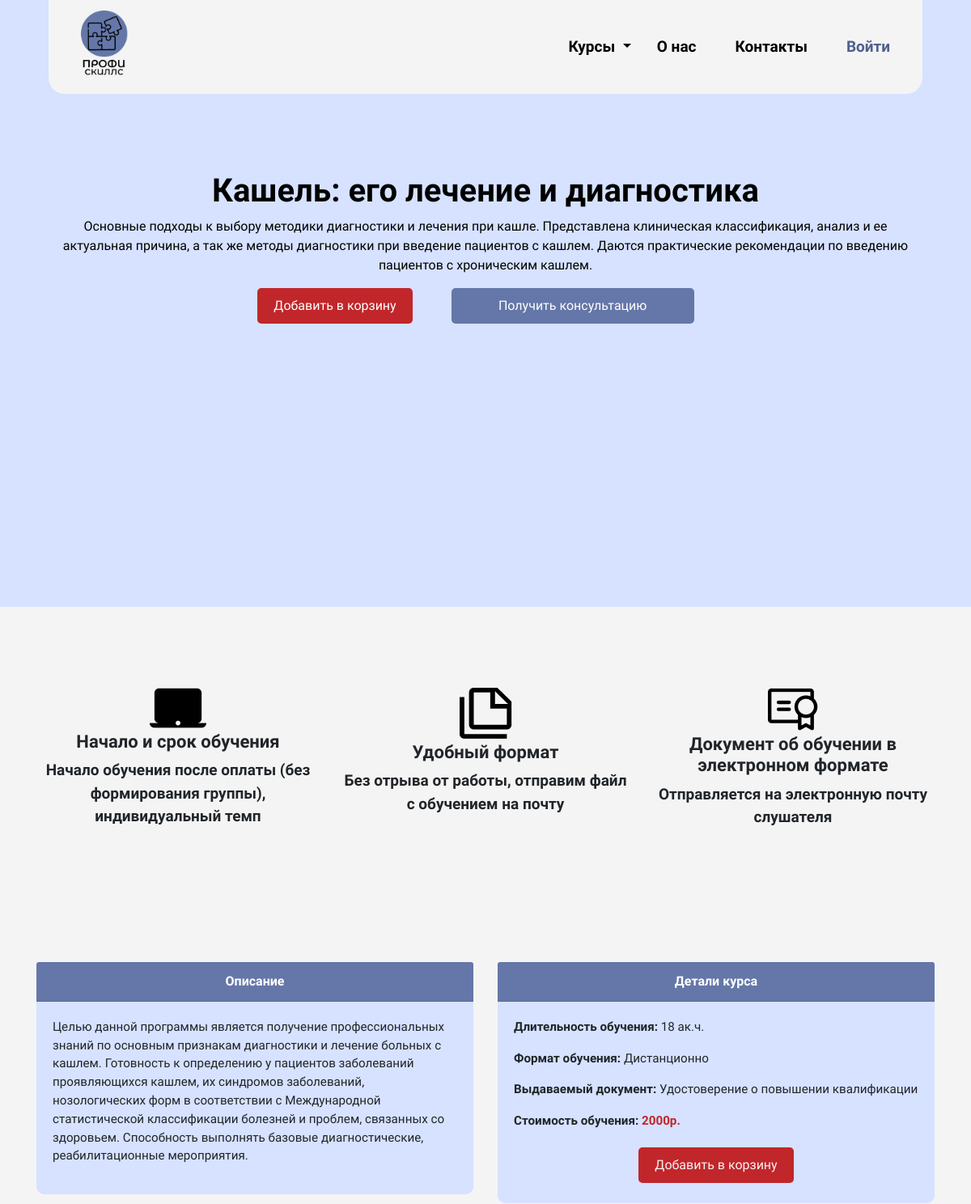
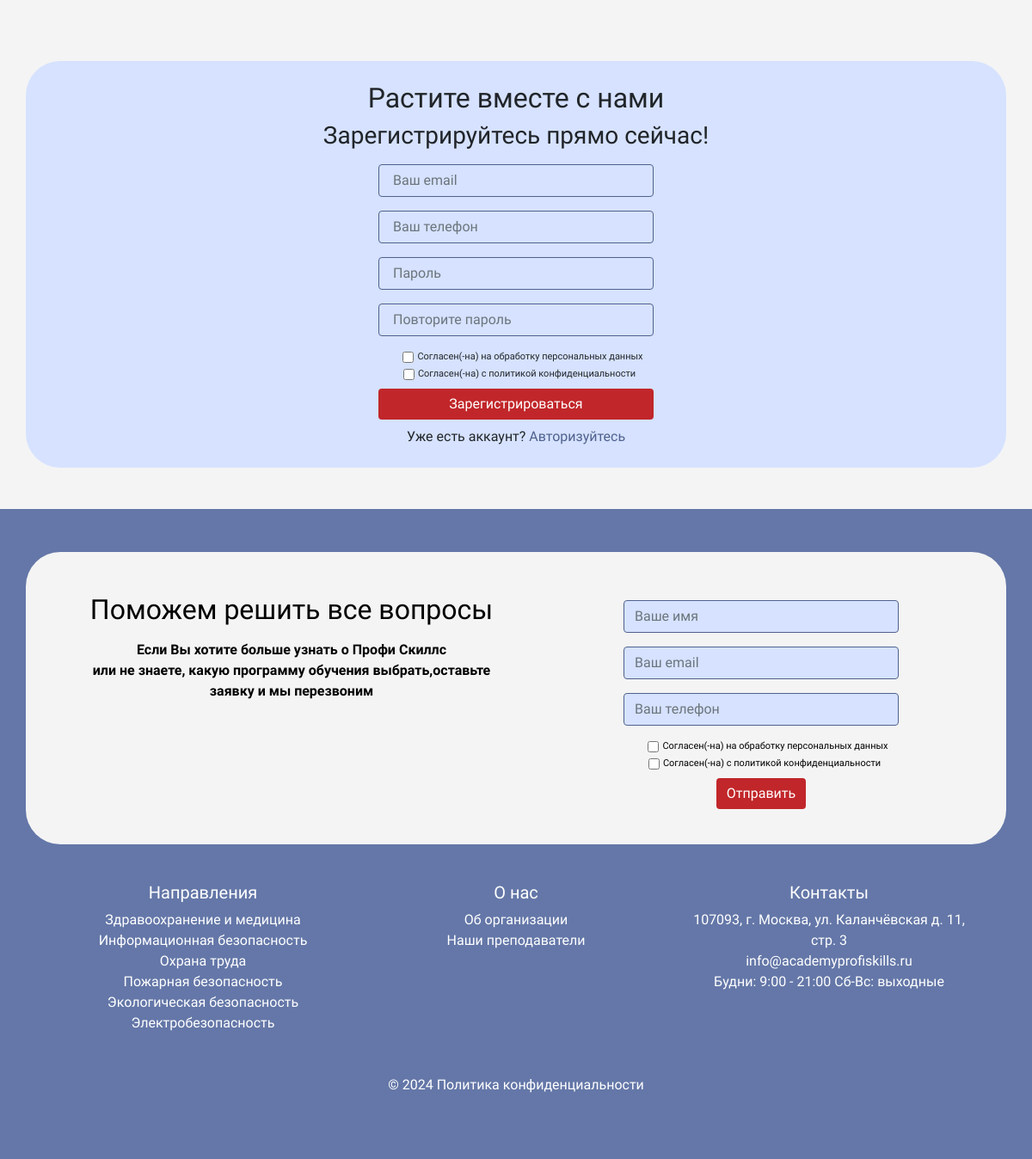
Page /1/kashel-ego-lechenie-i-diagnostika/ on the committed database (2 pictures, top to bottom).
### profi_main/models.py (models this page shows, shortened)
class Product(models.Model):
    category = models.ForeignKey(Category, related_name='products',on_delete=models.CASCADE)
    name = models.CharField(max_length=200, db_index=True)
    slug = models.SlugField(max_length=200, db_index=True)
    image = models.ImageField(upload_to='products/%Y/%m/%d', blank=True)
    description = models.TextField(blank=True)
    description2 = models.TextField(blank=True)
    price = models.DecimalField(max_digits=10, decimal_places=2)
    time_prog = models.PositiveIntegerField()
    pdf = models.FileField(upload_to='pdf/%Y/%m/%d', blank=True)
    available = models.BooleanField(default=True)
    created = models.DateTimeField(auto_now_add=True)
    updated = models.DateTimeField(auto_now=True)
    class Meta:
        verbose_name = 'Курс'
        verbose_name_plural = 'Курсы'
        ordering = ('name',)
        index_together = (('id', 'slug'),)

class Category(models.Model):
    name = models.CharField(max_length=200, db_index=True)
    slug = models.SlugField(max_length=200, db_index=True, unique=True)
    class Meta:
        ordering = ('name',)
        verbose_name = 'Категория'
        verbose_name_plural = 'Категории'
    def get_absolute_url(self):
        return reverse('profi_main:product_list_by_category',
            args=[self.slug])

### profi_main/views.py (the view)
# urls.py: re_path(r'^(?P<id>\d+)/(?P<slug>[-\w]+)/$', views.product_detail, name='product_detail'),
def product_detail(request, id, slug):
    cart_product_form = CartAddProductForm()
    product = get_object_or_404(Product, id=id, slug=slug, available=True)
    return render(request, 'market/detail.html', {
        'product': product,
        'cart_product_form': cart_product_form,
    })

### templates/market/detail.html (shortened to what this page needs)
{% extends "base_generic.html" %}
{% load static %}
{% block styles %}
    <link rel="stylesheet" href="{% static 'css/style.css' %}">
{% endblock %}
{% block content %}
<div class="container mt-5 pt-5 mb-5">
    <article class="zagolovok text-center">
        <h1>{{ product.name }}</h1>
        <p>{{ product.description|linebreaksbr }}</p>
    </article>
    <section class="row knopki justify-content-center pr-4">
        {% if not request.user.is_authenticated %}
        <div class="pr-5">
            <form method="post" action="{% url 'authorization:login' %}">
                <button class="btn btn-primary btn-custom" type="submit">Добавить в корзину</button>
            </form>
        </div>
        {%endif%}
        <a href="{% url 'profi_main:index'%}#form_cont" class="btn btn-primary btn-custom2">Получить консультацию</a>
    </section>
{% endblock %}
{% block content2 %}
<section class="features text-center">
    <div class="container">
        <div class="row">
            <div class="col-md-4">
                <img src="{% static 'img/laptop.png' %}" alt="" class="mb-1">
                <h3>Начало и срок обучения</h3>
                <p>Начало обучения после оплаты (без формирования группы), индивидуальный темп</p>
            </div>
            <div class="col-md-4">
                <img src="{% static 'img/format2.png' %}" alt="" class="mb-1">
                <h3>Удобный формат</h3>
                <p>Без отрыва от работы, отправим файл с обучением на почту</p>
            </div>
            <div class="col-md-4">
                <img src="{% static 'img/format.png' %}" alt="" class="mb-1">
                <h3>Документ об обучении в электронном формате</h3>
                <p>Отправляется на электронную почту слушателя</p>
            </div>
        </div>
    </div>
</section>
<section class="container cards mt-5">
    <div class="row">
        <div class="col-md-6 mb-4">
            <div class="card card-custom">
                <div class="card-header card-header-custom">
                    Описание
                </div>
                <div class="card-body card-body-custom">
                    <p>{{ product.description2|linebreaksbr }}</p>
                </div>
            </div>
        </div>
        <div class="col-md-6 mb-4">
            <div class="card card-custom">
                <div class="card-header card-header-custom">
                    Детали курса
                </div>
                <div class="card-body card-body-custom">
                    <p><strong>Длительность обучения:</strong> {{ product.time_prog }} ак.ч.</p>
                    <p><strong>Формат обучения:</strong> Дистанционно</p>
                    <p><strong>Выдаваемый документ:</strong> Удостоверение о повышении квалификации</p>
                    <p><strong>Стоимость обучения:</strong> <span class="price">{{ product.price|floatformat:0 }}р.</span></p>
                    {% if not request.user.is_authenticated %}
                    <div class="card-body-custom2">
                        <form method="post" action="{% url 'authorization:login' %}">
                            <button class="btn btn-primary btn-custom" type="submit">Добавить в корзину</button>
                        </form>
                    </div>
                    {%endif%}
                </div>
            </div>
        </div>
    </div>
</section>
{% endblock %}

### templates/base_generic.html (shortened to what this page needs)
{% load static %}
{% load widget_tweaks %}
<!DOCTYPE html>
<html lang="ru">
<head>
    <link rel="stylesheet" href="{% static 'css/style.css' %}">
    <link href="https://stackpath.bootstrapcdn.com/bootstrap/4.5.2/css/bootstrap.min.css" rel="stylesheet">
</head>
{%block styles%}
{%endblock%}
<body>
        {%block header%}
        <section class="hero">
            <section class="container">
                <header class="mb-0">
                    <div class="container">
                        <nav class="navbar navbar-expand-lg navbar-light">
                            <a class="navbar-brand"  href="{% url 'profi_main:index' %}">
                                <img src="{% static 'img/logo.png' %}" alt="Logo" class="ml-4 mr-5">
                            </a>
                            <div class="collapse navbar-collapse" id="navbarNav">
                                <ul class="navbar-nav ml-auto">
                                    <li class="nav-item dropdown">
                                        <a class="nav-link dropdown-toggle pl-3" style="color: black;" href="#" id="navbarDropdownMenuLink" role="button" data-toggle="dropdown" aria-haspopup="true" aria-expanded="false">
                                            Курсы
                                        </a>
                                    </li>
                                    <li class="nav-item pl-3 pr-3"><a style="color: black;" href="{% url 'profi_main:about' %}" class="nav-link">О нас</a></li>
                                    <li class="nav-item ml-3 pr-3"><a style="color: black;" href="{% url 'profi_main:contacts' %}" class="nav-link">Контакты</a></li>
                                    {% if not request.user.is_authenticated %}
                                        <li class="nav-item pl-3 pr-3"><a style='color:#4F618D' href="{% url 'authorization:login' %}" class="nav-link">Войти</a></li>
                                        {% endif%}
                                </ul>
                            </div>
                        </nav>
                    </div>
                </header>
                {%block content%}
                {%endblock%}
                {%endblock%}
            </section>
        </section>
        {%block content2%}
        {%endblock%}
        {%block reg%}
        {% if not request.user.is_authenticated %}
        <section class="text-center mb-5"   id="registration-form">
            <div class="container cta mb-5 mt-5">
                <h2 class="pt-4">Растите вместе с нами</h2>
                <h3 class="pb-2">Зарегистрируйтесь прямо сейчас!</h3>
                <form method="post" class="form-inline flex-column" action="{% url 'register' %}">
                    <div class="form-group mb-3 mx-auto">
                        {{ register_form.email|add_class:"form-control"|attr:"style: width:320px;border: #4F618D 1px solid;"|attr:"placeholder: Ваш email" }}
                    </div>
                    <div class="form-group mb-3 mx-auto">
                        {{ register_form.phone_number|add_class:"form-control"|attr:"style: width:320px;border: #4F618D 1px solid;"|attr:"placeholder: Ваш телефон" }}
                    </div>
                    <div class="form-group mb-3 mx-auto">
                        {{ register_form.password1|add_class:"form-control"|attr:"style: width:320px;border: #4F618D 1px solid;"|attr:"placeholder: Пароль" }}
                    </div>
                    <div class="form-group mb-3 mx-auto">
                        {{ register_form.password2|add_class:"form-control"|attr:"style: width:320px;border: #4F618D 1px solid;"|attr:"placeholder: Повторите пароль" }}
                    </div>
                    <div class="form-check mb-1 pl-3" style="font-size:11px;font-weight: 500;">
                        <input class="form-check-input" type="checkbox" value="" id="consent7" required>
                        <label class="form-check-label" for="consent7">
                            Согласен(-на) на обработку персональных данных
                        </label>
                    </div>
                    <div class="form-check mb-2 ml-2" style="font-size:11px;font-weight: 500;">
                        <input class="form-check-input" type="checkbox" value="" id="consent7" required>
                        <label class="form-check-label" for="consent7">
                            Согласен(-на) с политикой конфиденциальности
                        </label>
                    </div>
                    <div class="form-group mx-auto mb-2">
                        <button type="submit" class="btn btn-primary" style="width: 320px;">Зарегистрироваться</button>
                    </div>
                </form>
                <div class="form-group mb-5 mx-auto">
                    <p class="pb-4 mb-5"  style="font-weight: 500;">Уже есть аккаунт? <a class="mb-4" style="color: #4F618D;font-weight: 500;" href="{% url 'authorization:login' %}">Авторизуйтесь</a></p>
            </div>
            </div>
        </section>
    {% endif %}
    {%endblock%}
{%block footer%}
    <footer class="footer mt-3">
        <div class="container text-center ">
            <section class="cta2 text-center row" >
                <div class="text-container col-lg-6 col-md-12 col-sm-12">
                    <h2 class="mt-5 pl-lg-5">Поможем решить все вопросы</h2>
                    <p class="pl-lg-5 pt-2">Если Вы хотите больше узнать о Профи Скиллс<br> или не знаете, какую программу обучения выбрать,оставьте заявку и мы перезвоним</p>
                </div>
                <div class="form-container col-lg-6 col-md-12 col-sm-12 mt-2">
                    <form method="POST" class="form-inline flex-column" action="{% url 'contact' %}">
                        <div class="form-group mt-5 mb-3 mt-2 mx-auto">
                            {{ contact_form.name }}
                        </div>
                        <div class="form-group mb-3 mx-auto">
                            {{ contact_form.email }}
                        </div>
                        <div class="form-group mb-3 mx-auto">
                            {{ contact_form.phone_number }}
                        </div>
                        <div class="form-check mb-1 pl-3" style="font-size:11px;font-weight: 500;">
                            <input class="form-check-input" type="checkbox" value="" id="consent6" required>
                            <label class="form-check-label" for="consent6">
                                Согласен(-на) на обработку персональных данных
                            </label>
                        </div>
                        <div class="form-check mb-2  ml-2" style="font-size:11px;font-weight: 500;">
                            <input class="form-check-input" type="checkbox" value="" id="consent5" required>
                            <label class="form-check-label" for="consent5">
                                Согласен(-на) с политикой конфиденциальности
                            </label>
                        </div>
                        <div class="form-group mb-3 mx-auto">
                            <button type="submit" class="btn btn-primary">Отправить</button>
                        </div>
                    </form>
                </div>
            </section>
            <div class="container p-4">
                <div class="row">
                    <div class="col-lg-4 col-md-6 mb-4">
                        <h5 class="">Направления</h5>
                        <ul class="list-unstyled mb-0">
                            {% for c in categories %}
                            <li>
                            <a class="" href="{{ c.get_absolute_url }}">{{ c.name }}</a>
                            </li>
                            {% endfor %}
                        </ul>
                    </div>
                    <div class="col-lg-4 col-md-6 mb-4">
                        <h5 class="">О нас</h5>
                        <ul class="list-unstyled mb-0">
                        <li>
                           <a class=""  href="{% url 'profi_main:about' %}"> Об организации</a>
                            </li>
                            <li>
                                <a class=""  href="{% url 'profi_main:about' %}">Наши преподаватели</a>
                                </li>
                        </ul>
                    </div>
                    <div class="col-lg-4 col-md-6 mb-4">
                        <h5 class="">Контакты</h5>
                            <ul class="list-unstyled mb-0">
                                <li>107093, г. Москва, ул. Каланчёвская д. 11, стр. 3</li>
                                <li>info@academyprofiskills.ru</li>
                                <li>Будни: 9:00 - 21:00 Сб-Вс: выходные</li>
                            </ul>
                    </div
                    >
                    <div class="col-lg-12 col-md-12 mb-0 mt-4">
                        © 2024 <a href="{% static 'pdf/privacy_policy.pdf' %}" download="Политика_конфиденциальности.pdf">Политика конфиденциальности</a>
                    </div>
                </div>
            </div>
        </div>
    </footer>
{%endblock%}
</body>
</html>

### rows in the picture
Product: name "Кашель: его лечение и диагностика", description "Основные подходы к выбору методики диагностики и лечения при кашле. Представлена клиническая классификация, анализ и ее актуальная причина, а так же методы диагностики при введение пациентов с кашлем. Даются практические рекомендации по введению пациентов с хроническим кашлем.", description2 "Целью данной программы является получение профессиональных знаний по основным признакам диагностики и лечение больных с кашлем. Готовность к определению у пациентов заболеваний проявляющихся кашлем, их синдромов заболеваний, нозологических форм в соответствии с Международной статистической классификации болезней и проблем, связанных со здоровьем. Способность выполнять базовые диагностические, реабилитационные мероприятия.", time_prog "18", price "2000"
Category: name "Здравоохранение и медицина"
Category: name "Информационная безопасность"
Category: name "Охрана труда"
Category: name "Пожарная безопасность"
Category: name "Экологическая безопасность"
Category: name "Электробезопасность"
